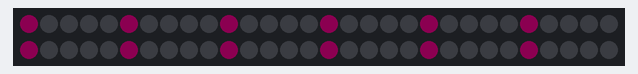
The sketch below on a simulated ESP8266 (NodeMCU). Parts: 60 RGB LEDs in strip order, left to right, continuing on the next row. Dim RGB values are drawn brighter than linear; WiFi joins after 1.5 s; servers stay silent unless stated; network time is answered at once with the bench clock; the local clock reads 2024-03-15 10:24:30 at power-on unless the sketch sets it.

Above: at 0.1 s.
At 1.6 s:
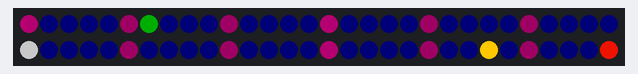

The sketch:

wol_clock_modificado.ino
```cpp
//************* Wol Clock by Jon Fuge ******************************

//************* Declarar bibliotecas incluídas ******************************
#include <NTPClient.h>
#include <Time.h>
#include <TimeLib.h>
#include <Adafruit_NeoPixel.h>
#include <ESP8266WiFi.h>
#include <WiFiUdp.h>

//************* Declarar estruturas ******************************
//Crie estrutura para informações LED RGB
struct RGB {
  byte r, g, b;
};

//Criar estrutura para informações de tempo
struct TIME {
  byte Hour, Minute;
};

//************* Opções Editáveis ******************************
//A cor do "12" para dar referência visual ao topo
const RGB Twelve = { 100, 100, 100};     // meio dia = Azul =={ 128, 0, 128 }; //roxa clara
//A cor dos "quartos" 3, 6 e 9 para dar referência visual
const RGB Quarters = { 64, 0, 40 };  //roxa escura
//Ta cor das "divisões" 1,2,4,5,7,8,10 e 11 para dar referência visual
const RGB Divisions = { 32, 0, 20 }; //roxa mais escura ainda
//Todos os outros pixels sem informação
const RGB Background = { 0, 0, 2 };  //azul claro

//O ponteiro das horas
const RGB Hour = { 255, 200, 0 };    //AMARELO
//O ponteiro dos minutos
const RGB Minute = { 0, 51, 1 };     //VERDE
//O ponteiro dos segundos
const RGB Second = { 200, 16, 0 };   //LARANJA ==

// Fazer o relógio avançar ou retroceder (dependendo do hardware)
const char ClockGoBackwards = 1;

//Defina o brilho por hora para o modo noturno e diurno
const TIME WeekNight = {22, 30};     // A noite vai escurecer
const TIME WeekMorning = {5, 30};    // Manhã hora de ir brilhante
const TIME WeekendNight = {23, 30};  // A noite vai escurecer
const TIME WeekendMorning = {6, 30}; // Manhã hora de ir brilhante

const int day_brightness = 255;
const int night_brightness = 100;

//Defina seu fuso horário em horas de diferença rom GMT (Horário de verão)
const int hours_Offset_From_GMT = -3;

//Defina seus detalhes de wi-fi para que a placa possa se conectar e obter o tempo da internet
const char *ssid      = "JPL |||";    //  your network SSID (name)
const char *password  = "123@juarez"; // your network password

byte SetClock;

// Por padrão, 'time.nist.gov' é usado.
WiFiUDP ntpUDP;
NTPClient timeClient(ntpUDP);

// Qual pino do ESP8266 está conectado aos NeoPixels?
#define PIN           2 // 14 This is the D5 pin /-\ esp01 = 2 = nodemcu 2 = D4

//************* Declare user functions ******************************
void Draw_Clock(time_t t, byte Phase);
int ClockCorrect(int Pixel);
void SetBrightness(time_t t);
void SetClockFromNTP ();
bool IsDst();

//************* Declare NeoPixel ******************************
Adafruit_NeoPixel pixels = Adafruit_NeoPixel(60, PIN, NEO_GRB + NEO_KHZ800);

//************* Setup function for Wol_Clock ******************************
void setup() {
  pixels.begin();   // Isso inicializa a biblioteca NeoPixel.
  Draw_Clock(0, 1); // Basta desenhar um relógio em branco

  WiFi.begin(ssid, password); // Tente se conectar ao Wi-Fi
  Draw_Clock(0, 2);           // Desenhe o fundo do relógio

  while ( WiFi.status() != WL_CONNECTED )
    delay ( 500 );   // continue esperando até nos conectarmos com sucesso ao WiFi

  Draw_Clock(0, 3);  // Adicione os indicadores de quarto de hora

  SetClockFromNTP(); // obtenha a hora do servidor NTP com correção de fuso horário
}

void SetClockFromNTP ()
{
  timeClient.update();                // obtenha a hora do servidor NTP
  setTime(timeClient.getEpochTime()); // Definir a hora do sistema a partir do relógio
  if (IsDst())
    adjustTime((hours_Offset_From_GMT - 3) * 3600); // compensar a hora do sistema com o fuso horário definido pelo usuário (3600 segundos em uma hora)
  else
    adjustTime(hours_Offset_From_GMT * 3600); // compensar a hora do sistema com o fuso horário definido pelo usuário (3600 segundos em uma hora)
}

bool IsDst()
{
  if (month() < 3 || month() > 10)  return false;
  if (month() > 3 && month() < 10)  return true;

  int previousSunday = day() - weekday();

  if (month() == 3) return previousSunday >= 24;
  if (month() == 10) return previousSunday < 24;

  return false; // esta linha nunca vai acontecer
}

//************* Main program loop for Wol_Clock ******************************
void loop() {
  time_t t = now();   // Obter a hora atual

  Draw_Clock(t, 4);   // Desenhe todo o mostrador do relógio com horas, minutos e segundos
  if (minute(t) == 0) // no início de cada hora, atualize a hora do servidor de horário
    if (SetClock == 1)
    {
      SetClockFromNTP(); // obtenha a hora do servidor NTP com correção de fuso horário
      SetClock = 0;
    }
  else
  {
    delay(200); // Basta esperar por 0,1 segundos
    SetClock = 1;
  }
}

//************* Functions to draw the clock ******************************
void Draw_Clock(time_t t, byte Phase)
{
  if (Phase <= 0)
    for (int i = 0; i < 60; i++)
      pixels.setPixelColor(i, pixels.Color(0, 0, 0)); // para Fase = 0 ou menos, todos os pixels são pretos

  if (Phase >= 1)
    for (int i = 0; i < 60; i++)
      pixels.setPixelColor(i, pixels.Color(Background.r, Background.g, Background.b)); // para Fase = 1 ou mais, desenhe os minutos com a cor de fundo

  if (Phase >= 2)
    for (int i = 0; i < 60; i = i + 5)
      pixels.setPixelColor(i, pixels.Color(Divisions.r, Divisions.g, Divisions.b)); // para Fase = 2 ou mais, desenhe divisões de 5 minutos

  if (Phase >= 3) {
    for (int i = 0; i < 60; i = i + 15)
      pixels.setPixelColor(ClockCorrect(i), pixels.Color(Quarters.r, Quarters.g, Quarters.b)); // for Phase = 3 or more, draw 15 minute divisions
    pixels.setPixelColor(ClockCorrect(0), pixels.Color(Twelve.r, Twelve.g, Twelve.b)); // for Phase = 3 and above, draw 12 o'clock indicator
  }

  if (Phase >= 4) {
    pixels.setPixelColor(ClockCorrect(second(t)), pixels.Color(Second.r, Second.g, Second.b)); // desenhe a segunda mão primeiro
    if (second() % 2)
      pixels.setPixelColor(ClockCorrect(minute(t)), pixels.Color(Minute.r, Minute.g, Minute.b)); // para ajudar na identificação, o ponteiro dos minutos pisca entre normal e meia intensidade
    else
      pixels.setPixelColor(ClockCorrect(minute(t)), pixels.Color(Minute.r / 2, Minute.g / 2, Minute.b / 2)); // ponteiro dos minutos de menor intensidade

    pixels.setPixelColor(ClockCorrect(((hour(t) % 12) * 5) + minute(t) / 12), pixels.Color(Hour.r, Hour.g, Hour.b)); // desenhe o ponteiro das horas por último
  }

  SetBrightness(t); // Defina o brilho do relógio dependendo da hora
  pixels.show();    // mostrar todos os pixels
}

//************* Função para definir o brilho do relógio ******************************
void SetBrightness(time_t t)
{
  int NowHour = hour(t);
  int NowMinute = minute(t);

  if ((weekday() >= 2) && (weekday() <= 6))
    if ((NowHour > WeekNight.Hour) || ((NowHour == WeekNight.Hour) && (NowMinute >= WeekNight.Minute)) || ((NowHour == WeekMorning.Hour) && (NowMinute <= WeekMorning.Minute)) || (NowHour < WeekMorning.Hour))
      pixels.setBrightness(night_brightness);
    else
      pixels.setBrightness(day_brightness);
  else if ((NowHour > WeekendNight.Hour) || ((NowHour == WeekendNight.Hour) && (NowMinute >= WeekendNight.Minute)) || ((NowHour == WeekendMorning.Hour) && (NowMinute <= WeekendMorning.Minute)) || (NowHour < WeekendMorning.Hour))
    pixels.setBrightness(night_brightness);
  else
    pixels.setBrightness(day_brightness);
}

//************* Esta função inverte a ordem dos pixels ******************************
int ClockCorrect(int Pixel)
{
  if (ClockGoBackwards == 1)
    return ((60 - Pixel +30) % 60); // minha primeira tentativa de dirigir o relógio foi para trás :)
  else
    return (Pixel);
}
```
